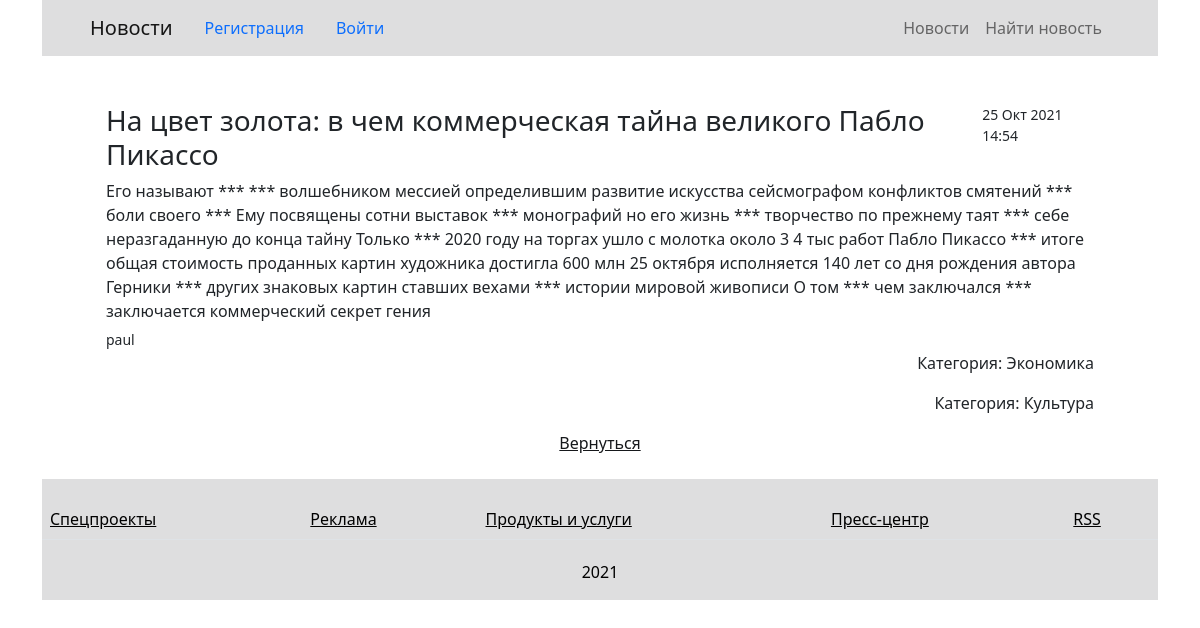
Screenshot of /news/2/ with the database file from the repository.
### news/models.py (models this page shows, shortened)
class Post(models.Model):
    CHOICE_NEWS_OR_ARTICLE = [(1, 'News'), (2, 'Article')]
    news_or_article = models.IntegerField(choices=CHOICE_NEWS_OR_ARTICLE) # choises- список или кортеж,первым хранит значение, хранимое в БД, второй отображается виджетом формы
    header = models.CharField(max_length=255) # Первичный ключ доступен только для чтения
    text = models.TextField()
    date_time = models.DateTimeField(auto_now_add=True)
    rating = models.IntegerField(default=0)
    author = models.ForeignKey('Author', on_delete=models.CASCADE)
    categories = models.ManyToManyField('Category', through='PostCategory')

class Author(models.Model):
    user = models.OneToOneField(User, on_delete=models.CASCADE) # содержит аргументы полей модели
    rating = models.IntegerField(default=0)

class Category(models.Model):
    name = models.CharField(unique=True, max_length=255)
    subscribers = models.ManyToManyField(User, blank=True, related_name='subscribers')
    def __str__(self):
        return f'{self.name}'

### news/views.py (the view)
# urls.py: path('<int:pk>/', PostDetailView.as_view(), name='post_detail'), # Детальная новость
class PostDetailView(DetailView):
    template_name = 'news/post_detail.html'
    queryset = Post.objects.all()

### news/templatetags/Censor.py (called while the page is built)
@register.filter(name='censor')
def censor(value, arg='*'):
    list_value = re.split(r'\W+', value) # создаем из строки список слов, который нужно будет проверить на цензуру
    for word in list_value:
        if word.lower() in profanity_list: # сравниваем каждое слово со списком нежелательных слов
            list_value[list_value.index(word)] = arg # если находится плохое слово, заменяем его значением,заданным в arg
        else:
            word
    return ' '.join(list_value) # возвращаем отредактированную строку

### news/templatetags/auth_extras.py (called while the page is built)
@register.filter(name='has_group')
def has_group(user, common):
    group = Group.objects.get(name=common)
    return True if group in user.groups.all() else False

### templates/news/post_detail.html (shortened to what this page needs)
{% extends 'flatpages/default.html' %}
{% load Censor %}
{% block content %}
<div class="container">
 <div class="list-group p-3">
    <div class="flex-column align-items-start active">
        <div class="d-flex w-100 justify-content-between">
            <h3 class="">{{ post.header }}</h3>
            <small>{{post.date_time|date:'d M Y H:i' }}</small>
        </div>
    <p class="mb-1">{{ post.text|censor:"***" }}</p>
    <small>{{ post.author.user }}</small>
    <div style="text-align: right;">
        {% for category in post.categories.all %}
            <p>Категория: {{ category }}</p>
        {% endfor %}
    </div>
    </div>
     <a style="color:#16181b; text-align: center" href="/news/search">Вернуться</a>
 </div>
</div>
{% endblock content %}

### rows the page displays
Post: header "На цвет золота: в чем коммерческая тайна великого Пабло Пикассо", date_time "25 Окт 2021 14:54", text|censor "Его называют *** *** волшебником мессией определившим развитие искусства сейсмографом конфликтов смятений *** боли своего *** Ему посвящены сотни выставок *** монографий но его жизнь *** творчество по прежнему таят *** себе неразгаданную до конца тайну Только *** 2020 году на торгах ушло с молотка около 3 4 тыс работ Пабло Пикассо *** итоге общая стоимость проданных картин художника достигла 600 млн 25 октября исполняется 140 лет со дня рождения автора Герники *** других знаковых картин ставших вехами *** истории мировой живописи О том *** чем заключался *** заключается коммерческий секрет гения", author.user "paul"
Category: name "Экономика"
Category: name "Культура"
